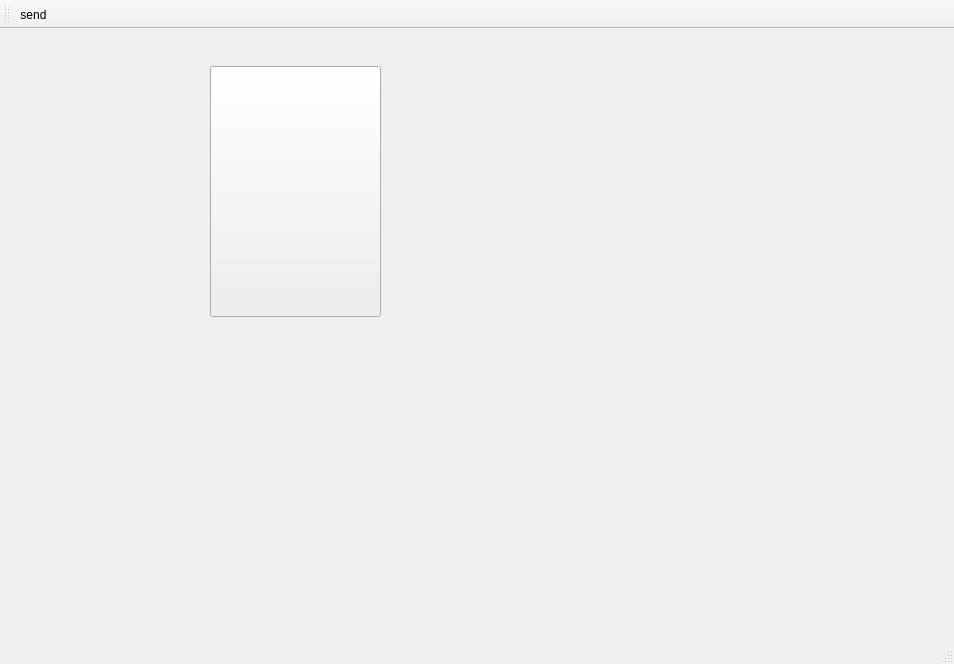
<?xml version="1.0" encoding="UTF-8"?>
<ui version="4.0">
 <class>MainWindow</class>
 <widget class="QMainWindow" name="MainWindow">
  <property name="geometry">
   <rect>
    <x>0</x>
    <y>0</y>
    <width>954</width>
    <height>664</height>
   </rect>
  </property>
  <property name="windowTitle">
   <string>MainWindow</string>
  </property>
  <widget class="QWidget" name="centralwidget">
   <widget class="QPushButton" name="pushButton">
    <property name="geometry">
     <rect>
      <x>210</x>
      <y>37</y>
      <width>171</width>
      <height>251</height>
     </rect>
    </property>
    <property name="styleSheet">
     <string notr="true">#{
background-color: transparent;
border-image: url(:mike.jpg);
background: none;
border: none;
background-repeat: none;
}
#upLeft:pressed
{
border-image: url(:on.png);
}</string>
    </property>
    <property name="text">
     <string/>
    </property>
   </widget>
  </widget>
  <widget class="QStatusBar" name="statusbar"/>
  <widget class="QToolBar" name="toolBar">
   <property name="windowTitle">
    <string>toolBar</string>
   </property>
   <attribute name="toolBarArea">
    <enum>TopToolBarArea</enum>
   </attribute>
   <attribute name="toolBarBreak">
    <bool>false</bool>
   </attribute>
   <addaction name="actionSend"/>
  </widget>
  <action name="actionSend">
   <property name="icon">
    <iconset>
     <normaloff>:/mike/mike.jpg</normaloff>:/mike/mike.jpg</iconset>
   </property>
   <property name="text">
    <string>send</string>
   </property>
  </action>
 </widget>
 <resources>
  <include location="../../Desktop/icons.qrc"/>
 </resources>
 <connections/>
</ui>
